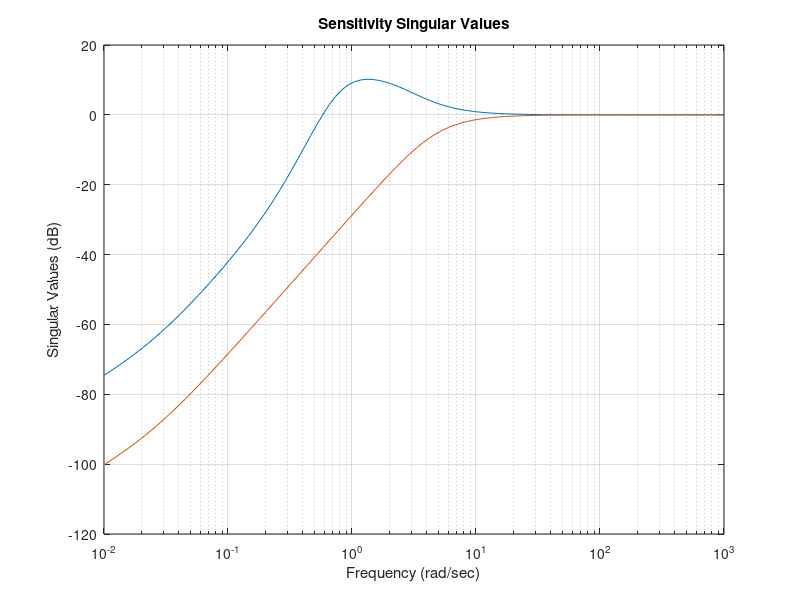
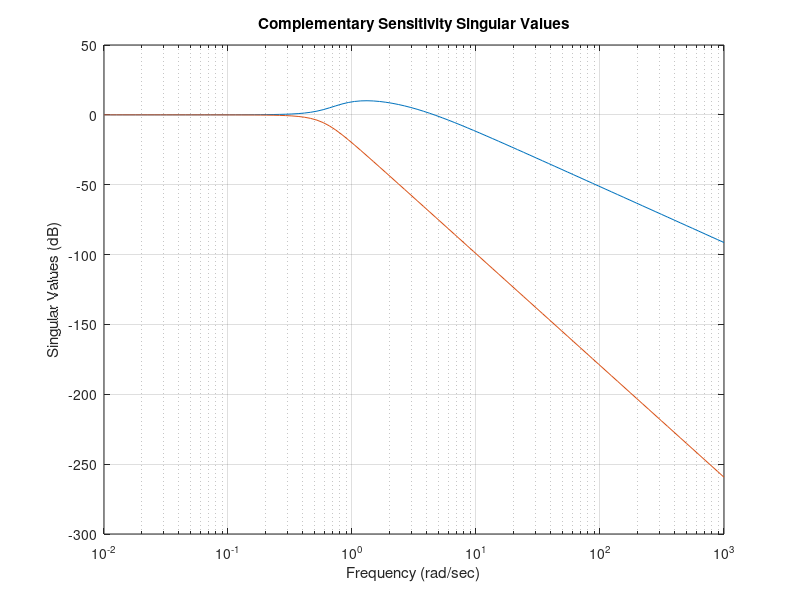

These charts were generated, in order, by the following MATLAB code:
clc,clear;

% MIMO system
% define SISO systems
sys11=tf([-86.41],[15 0.37]);
sys12=tf([-0.05445],[1 0.524667 0.0873333 0.00185]);
sys21=tf([29324.85 327.75],[15 0.37]);
sys22=tf([0.25535],[1 0.524667 0.0873333 0.00185]);

% compose MIMO system
sys=[sys11 sys12;
     sys21 sys22];
[a,b,c,d]=tf2ss(sys);

%%%%%%%%% sensibilidad

al=[zeros(2,2) zeros(2,4); b a];
bl=[eye(2,2) ;zeros(4,2)];
cl=[zeros(2,2) c];
dl=eye(2,2);

w=logspace(-2,3,100);
%%% sensibilidad
sv = sigma(ss(al-bl*cl, bl, -cl,dl),w);
sv = 20*log10(sv);
figure
semilogx(w, sv)
title('Sensitivity Singular Values')
grid
xlabel('Frequency (rad/sec)')
ylabel('Singular Values (dB)')


sv = sigma(ss(al-bl*cl, bl, -cl, 0*dl),w);
sv = 20*log10(sv);
figure
semilogx(w, sv)

title('Complementary Sensitivity Singular Values')
grid
xlabel('Frequency (rad/sec)')
ylabel('Singular Values (dB)')

